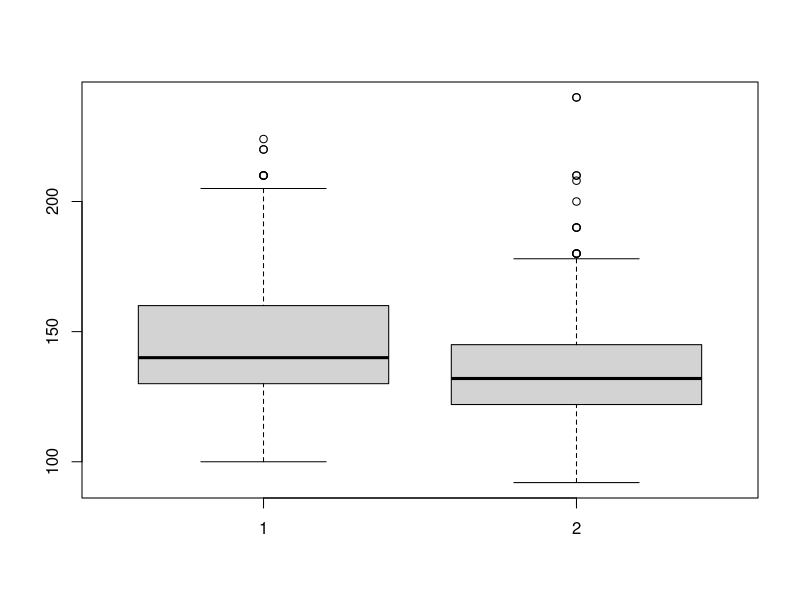
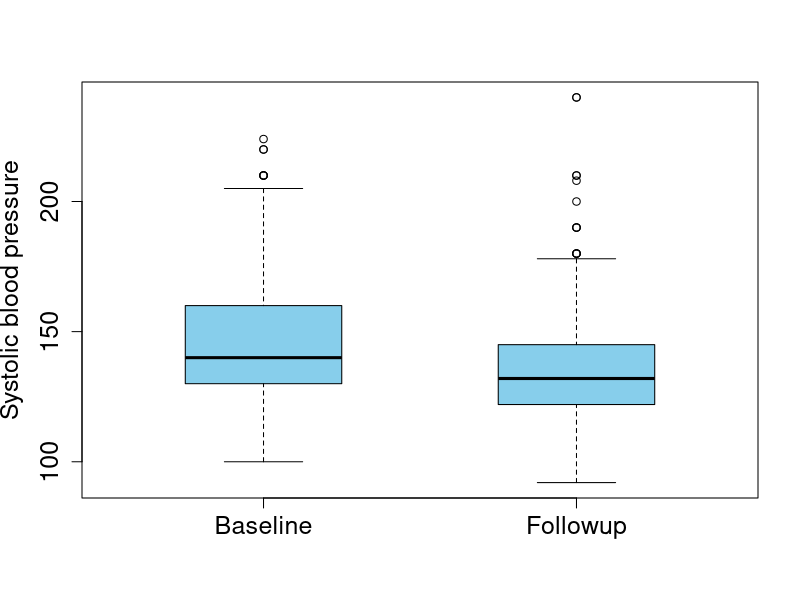
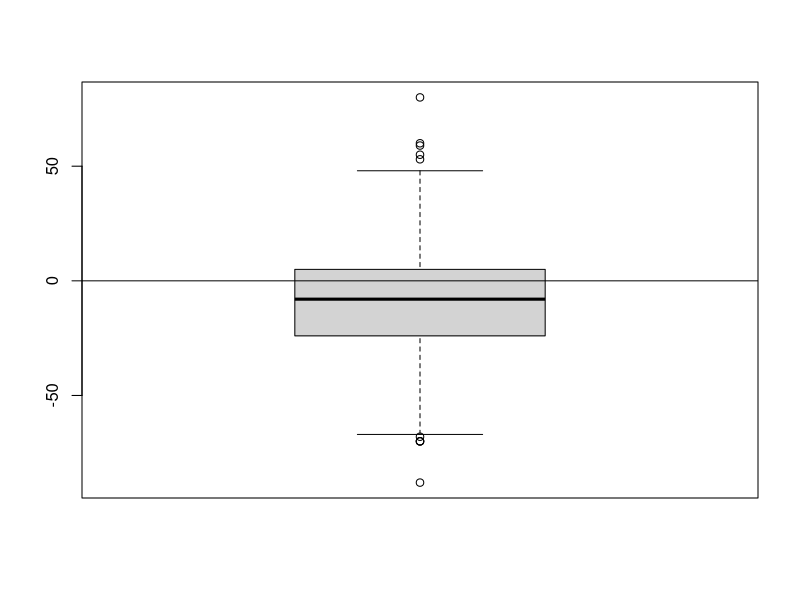
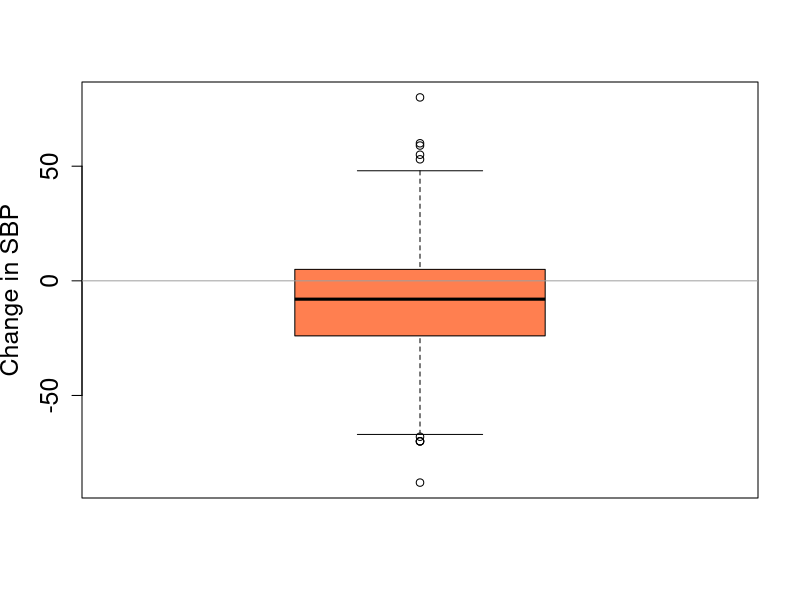
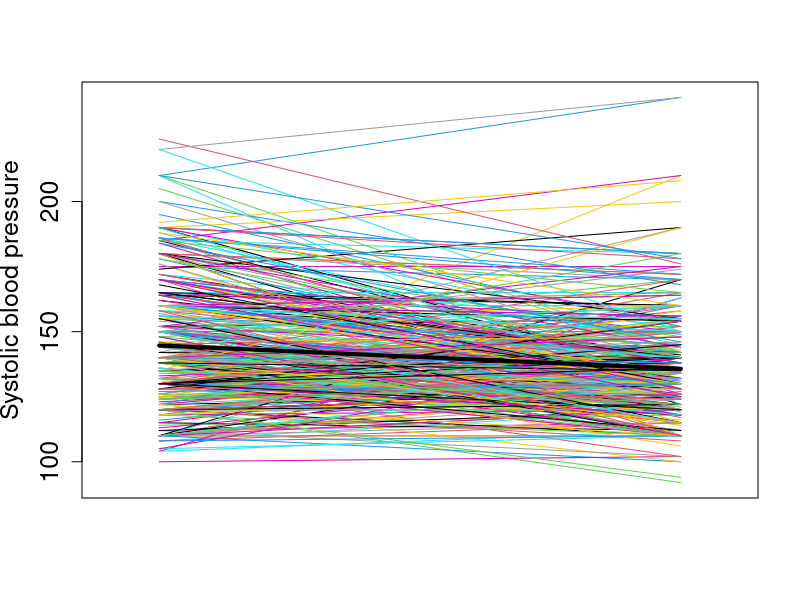

R code for these plots, in order:
#### 2. Hypertension study, compare baseline-followup
ht <- read.csv("./Datasets/Hypertension.csv")
View(ht)

## Boxplot of SBP.Baseline, SBP.Followup
boxplot(ht$SBP.Baseline, ht$SBP.Followup)

with(ht, boxplot(SBP.Baseline, SBP.Followup, 
                 names = c("Baseline", "Followup"), ylab="Systolic blood pressure", 
                 col="skyblue", boxwex=0.5, cex.lab=1.5, cex.axis=1.5) )

## Boxplot of differences (change from baseline)
boxplot(ht$SBP.Change); abline(h=0) # most people reduce SBP

with(ht, boxplot(SBP.Change, ylab="Change in SBP",
                 col="coral", cex.lab=1.5, cex.axis=1.5))
abline(h=0, col=8)

## Spaghetti plot - create a pdf
pdf(file="HtSpaghetti.pdf", width=7, height=7)
xbase = rep(1, dim(ht)[1])
xfup = rep(2, dim(ht)[1])
plot(1:2, type="n", xlab="", ylab="Systolic blood pressure", xaxt="n", 
     cex.lab=1.5, cex.axis=1.5,
     xlim=c(0.9, 2.1), ylim=range(c(ht$SBP.Baseline, ht$SBP.Followup)))
segments(x0=xbase, y0=ht$SBP.Baseline, x1=xfup, y1=ht$SBP.Followup,
         col=(1:length(xbase)))
segments(x0=1, y0=mean(ht$SBP.Baseline), x1=2, y1=mean(ht$SBP.Followup),
         col=1, lwd=4) # add thick line for means
dev.off()     # prints out the plot

## One-sample t-test for change from baseline
t.test(ht$SBP.Change)

## Paired-samples t-test (equivalent)
t.test(ht$SBP.Followup, ht$SBP.Baseline, paired=TRUE)

#### Hypertension study: compare homeless status by site
(tabH = matrix(c(29, 39, 4, 0, 167, 103, 109, 13), ncol=2))

### step 1: overall test
chisq.test(tabH)  # Not appropriate (warning); 2 cells < 5
fisher.test(tabH)

### step 2: pairwise comparisons
chisq.test(tabH[c(1,2),], cor=F)     # DT vs PB

chisq.test(tabH[c(1,3),], cor=F)     # DT vs MV

chisq.test(tabH[c(1,4),], cor=F)     # DT vs LG, small samples
fisher.test(tabH[c(1,4),])

chisq.test(tabH[c(2,3),], cor=F)     # PB vs MV

chisq.test(tabH[c(2,4),], cor=F)     # PB vs LG, small samples
fisher.test(tabH[c(2,4),])

chisq.test(tabH[c(3,4),], cor=F)     # MV vs LG, small samples
fisher.test(tabH[c(3,4),])

pairwise.prop.test(x=c(145,577,299),n=c(190,838,350), p.adj="bonf", correct=FALSE)